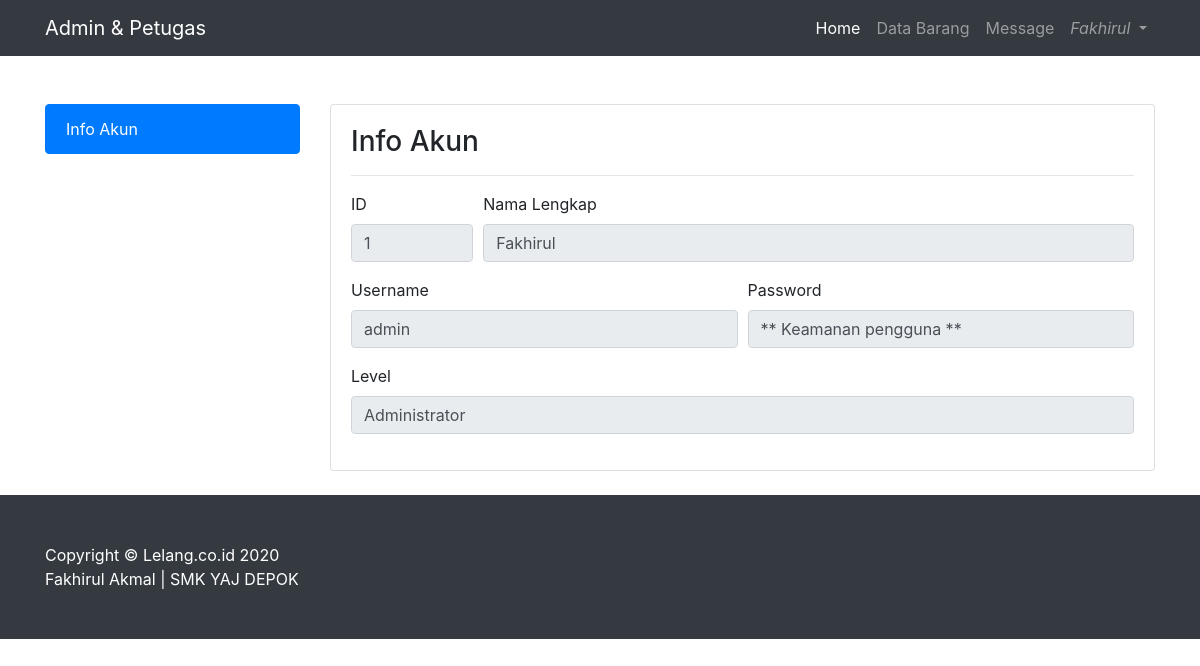
Page /page/admin/index.php?page=account (signed in) on the committed database.
### tables this page shows
CREATE TABLE `tb_petugas` (
  `id_petugas` int(11) NOT NULL,
  `nama_petugas` varchar(25) NOT NULL,
  `username` varchar(25) NOT NULL,
  `password` varchar(500) NOT NULL,
  `id_level` int(11) NOT NULL
);

### page/admin/index.php (the view, shortened to what this page needs)
<?php
$koneksi = mysqli_connect('localhost', 'root', '', 'dblelang');
$username = $_SESSION['username'];
$query = mysqli_query($koneksi, "SELECT * FROM tb_petugas where username = '$username'");
$row_akun = mysqli_fetch_array($query);
?>
<!DOCTYPE html>
<html lang="en">
<head>
  <link href="vendor/bootstrap/css/bootstrap.min.css" rel="stylesheet">
  <link href="vendor/bootstrap/css/business-frontpage.css" rel="stylesheet">
</head>
<body>
  <nav class="navbar navbar-expand-lg navbar-dark bg-dark fixed-top">
    <div class="container">
      <a class="navbar-brand" href="index.php">Admin & Petugas</a>
      <div class="collapse navbar-collapse" id="navbarResponsive">
        <ul class="navbar-nav ml-auto">
          <li class="nav-item active">
            <a class="nav-link" href="index.php">Home
            </a>
          </li>
          <?php
          if(isset($_SESSION['username'])) { ?>
          <li class="nav-item">
            <a class="nav-link" href="?page=admin&perintah=databarang">Data Barang</a>
          </li>
          <li class="nav-item">
            <a class="nav-link" href="?page=pesan">Message</a>
          </li>
          <li class="nav-item dropdown no-arrow">
            <a class="nav-link dropdown-toggle" href="#" id="userDropdown" level="button" data-toggle="dropdown" aria-haspopup="true" aria-expanded="false">
              <i class="fas fa-user-circle fa-fw"><?php echo $row_akun['nama_petugas'];?></i>
            </a>
          </li>
        <?php } ?>
        </ul>
      </div>
    </div>
  </nav>
<br>
  <?php
      $page = $_GET['page'];
      $perintah = $_GET['perintah'];
      if ($page == "about") {
        if ($perintah == "") {
          include 'about.php';
        }
      }if ($page == "admin") {
        if ($perintah == "databarang") {
          include 'databarang/databarang.php';
        }elseif ($perintah == "delete") {
          include 'databarang/delete.php';
        }elseif ($perintah == "tambah") {
          include 'databarang/tambah.php';
        }elseif ($perintah == "edit") {
          include 'databarang/edit.php';
        }elseif ($perintah == "print") {
          include 'databarang/print.php';
        }
        elseif ($perintah == "persetujuandata") {
          include '../lelang/persetujuanlelang.php';
        }elseif ($perintah == "bukalelang") {
          include '../lelang/bukalelang.php';
        }elseif ($perintah == "tutuplelang") {
          include '../lelang/tutuplelang.php';
        }elseif ($perintah == "printpersetujuan") {
          include '../lelang/print.php';
        }
      }
      elseif ($page == ""){
        include "home.php";
    }elseif ($page == "login"){
      include "loginadmin.php";
    }elseif ($page == "account") {
      include 'account.php';
    }elseif ($page == "pesan") {
      include 'pesan.php';
      if ($perintah == "delpesan") {
      include 'delpesan.php';
    }
    }
  ?>
  <br>
  <footer class="py-5 bg-dark">
    <div class="container">
      <p class="m-0 text-left text-white">Copyright &copy; Lelang.co.id 2020</p>
      <p class="m-0 text-left text-white">Fakhirul Akmal | SMK YAJ DEPOK</p>
    </div>
  </footer>
</body>
</html>

### page/admin/account.php (shortened to what this page needs)
<?php
  $koneksi = mysqli_connect('localhost', 'root', '', 'dblelang');
  $username = $_SESSION['username'];
  $query = mysqli_query($koneksi, "SELECT * FROM tb_petugas where username = '$username'");
  $row_akun = mysqli_fetch_array($query);
?>
  <div class="container">
    <div class="row">
      <div class="col-lg-3">
        <div class="list-group">
          <a href="#" class="list-group-item active">Info Akun</a>
        </div>
      </div>
      <div class="col-lg-9">
        <div class="card mt-4">
          <div class="card-body">
            <h3 class="card-title">Info Akun</h3>
            <hr>
            <div class="login">
        <form>
  <div class="form-row">
    <div class="form-group col-md-2">
      <label>ID</label>
      <input type="text" class="form-control" value="<?php echo $row_akun['id_petugas'];?>" readonly>
    </div>
    <div class="form-group col-md-10">
      <label>Nama Lengkap</label>
      <input type="text" class="form-control" value="<?php echo $row_akun['nama_petugas'];?>" readonly>
    </div>
    <div class="form-group col-md-6">
      <label>Username</label>
      <input type="text" class="form-control" value="<?php echo $row_akun['username'];?>" readonly>
    </div>
    <div class="form-group col-md-6">
      <label>Password</label>
      <input type="text" class="form-control" value="** Keamanan pengguna **" readonly>
    </div>
  </div>
  <div class="form-group">
    <label>Level</label>
    <input type="text" class="form-control" value="<?php echo $_SESSION['level'];?>" readonly>
  </div>
</form>
        </div>
          </div>
        </div>
      </div>
    </div>
  </div>

### rows in the picture
tb_petugas: nama_petugas "Fakhirul", id_petugas "1", username "admin"
